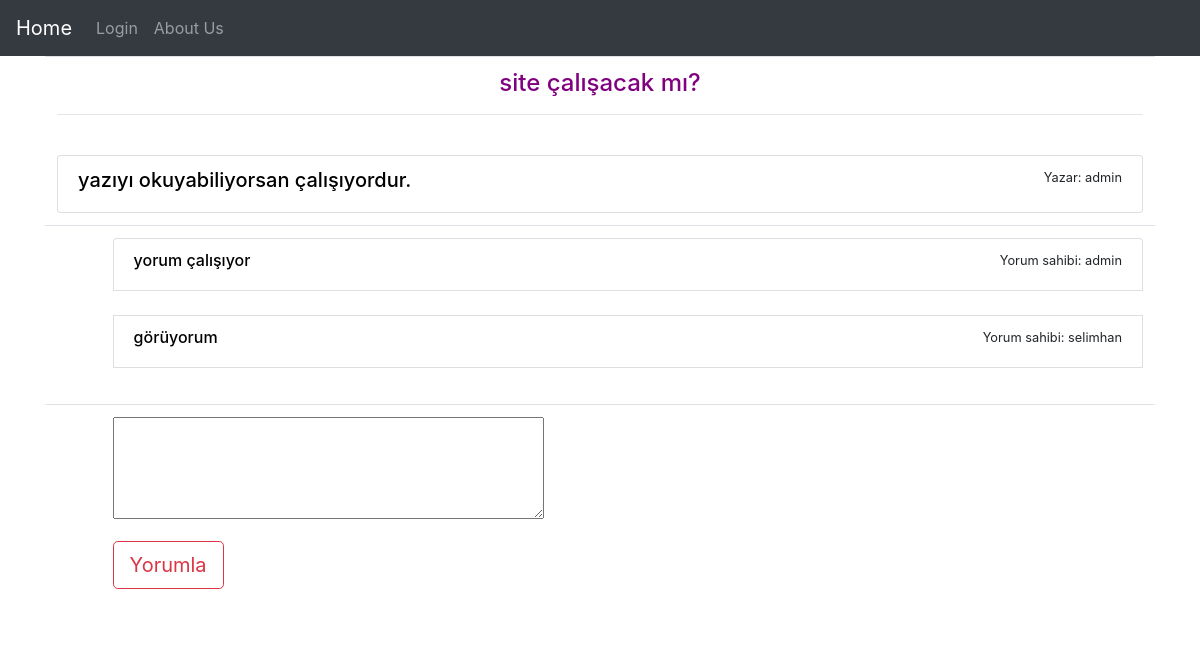
The page /profile/1 on the database as committed earlier.
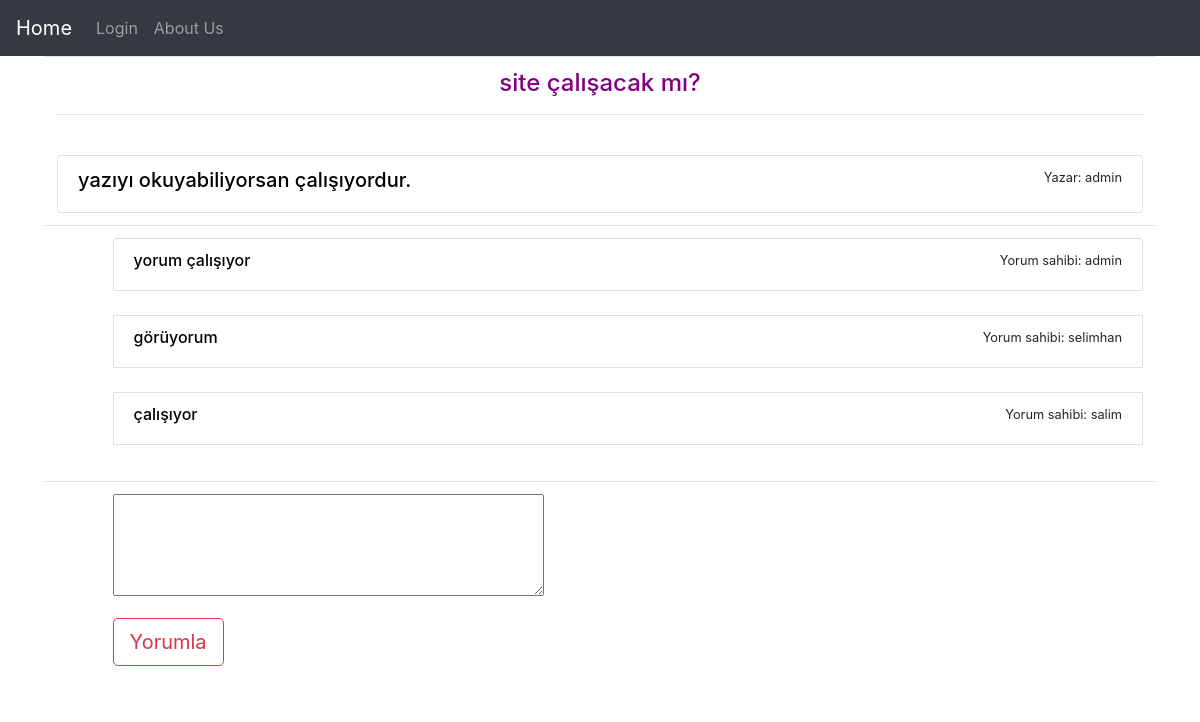
The same page on the database as committed later.
### app/models.py (models this page shows, shortened)
class Post(models.Model):
    content = models.TextField()
    title = models.CharField(max_length=23, blank=True)
    author = models.ForeignKey(User, on_delete=models.CASCADE)
    class Meta:
        db_table = "t_article"

class Comment(models.Model):
    text = models.TextField()
    author = models.ForeignKey(User, on_delete=models.CASCADE)
    post = models.ForeignKey(Post, on_delete=models.CASCADE)
    class Meta:
        db_table = "t_comment"

### app/views.py (the view, shortened to what this page needs)
# urls.py: path('profile/<int:id>', article_detail),
def article_detail(request, id):
    post = Post.objects.get(id=id)
    context = {
        "makale": post
    }
    return render(request, "article.html", context)

### templates/article.html (shortened to what this page needs)
{% extends 'index.html' %}
{% block appbody%}
<table align="center" class="table" border="0" width=100%>
    <tr>
        <td colspan="2">
            <h4 class="purpletext text-center">{{makale.title}}</h4>
    <hr><br>
    <div class="list-group">
        <div class="list-group-item d-flex justify-content-between">
            <h5 class="blacktext text-left">{{makale.content}}</h5>
            <small>Yazar: {{makale.author}}</small>
        </div>
    </div>
        </td>
    </tr>
    <tr>
        <td></td>
        <td>
            <span>
                <div class="list-group">
                    {% for comment in makale.comment_set.all %}
                    <div class="list-group-item d-flex justify-content-between">
                        <h6 class="blacktext text-left">{{comment.text}}</h6>
                        <small>Yorum sahibi: {{comment.author}}</small>
                    </div>
                    <br>
                    {%endfor%}
                </div>
            </span>
        </td>
    </tr>
    <tr>
        <td></td>
        <td>
            <form action="" method="post">
                <textarea name="yorum" id="" cols="40" rows="4"></textarea>
                <br>
                <button class="btn btn-lg btn-outline-danger my-3" type="submit">Yorumla</button>
            </form>
        </td>
    </tr>
    </table>
{% endblock appbody%}

### templates/index.html (shortened to what this page needs)
{% load static %}
<!DOCTYPE html>
<html lang="en">
<head>
    <link rel="stylesheet" href="/static/lib/node_modules/bootstrap/dist/css/bootstrap.min.css">
    <link rel="stylesheet" href="/static/css/.colourcss.css">
    <link rel="stylesheet" href="https://stackpath.bootstrapcdn.com/bootstrap/4.4.1/css/bootstrap.min.css"
>
</head>
<body>
    {% include 'navbar.html' %}
    <div class="container">
        <div class="row">
            <div class="col">
                {% block appbody%}
                {% endblock %}
            </div>
        </div>
    </div>
</body>
</html>

### templates/navbar.html (shortened to what this page needs)
<nav class="navbar navbar-expand-lg navbar-dark bg-dark">
    <div class="collapse navbar-collapse" id="navbarNav">
        {% if user.is_authenticated%}
        <a class="navbar-brand" href="/home">Home</a>
        {% else%}
        <a class="navbar-brand" href="/">Home</a>
        {% endif%}
        <ul class="navbar-nav mr-auto mt-2 mt-lg-0">
            {% if user.is_authenticated%}
            <li class="nav-item">
                <a class="nav-link" href="/logout">Logout</a>
            </li>
            <li class="nav-item text-light">
                <a class="nav-link" href="/profile">
                    {{user}}
                </a>
            </li>
            {% else%}
            <li class="nav-item">
                <a class="nav-link" href="/login">Login</a>
            </li>
            {% endif%}
            <li class="nav-item">
                <a class="nav-link" href="/about">About Us</a>
            </li>
        </ul>
    </div>
</nav>

### static/css/.colourcss.css (style rules this page uses)
.purpletext { color: purple; }
.blacktext { color: black; }

Rows that differ between the two databases and show on the page:
added Comment: text "çalışıyor", author "salim"
